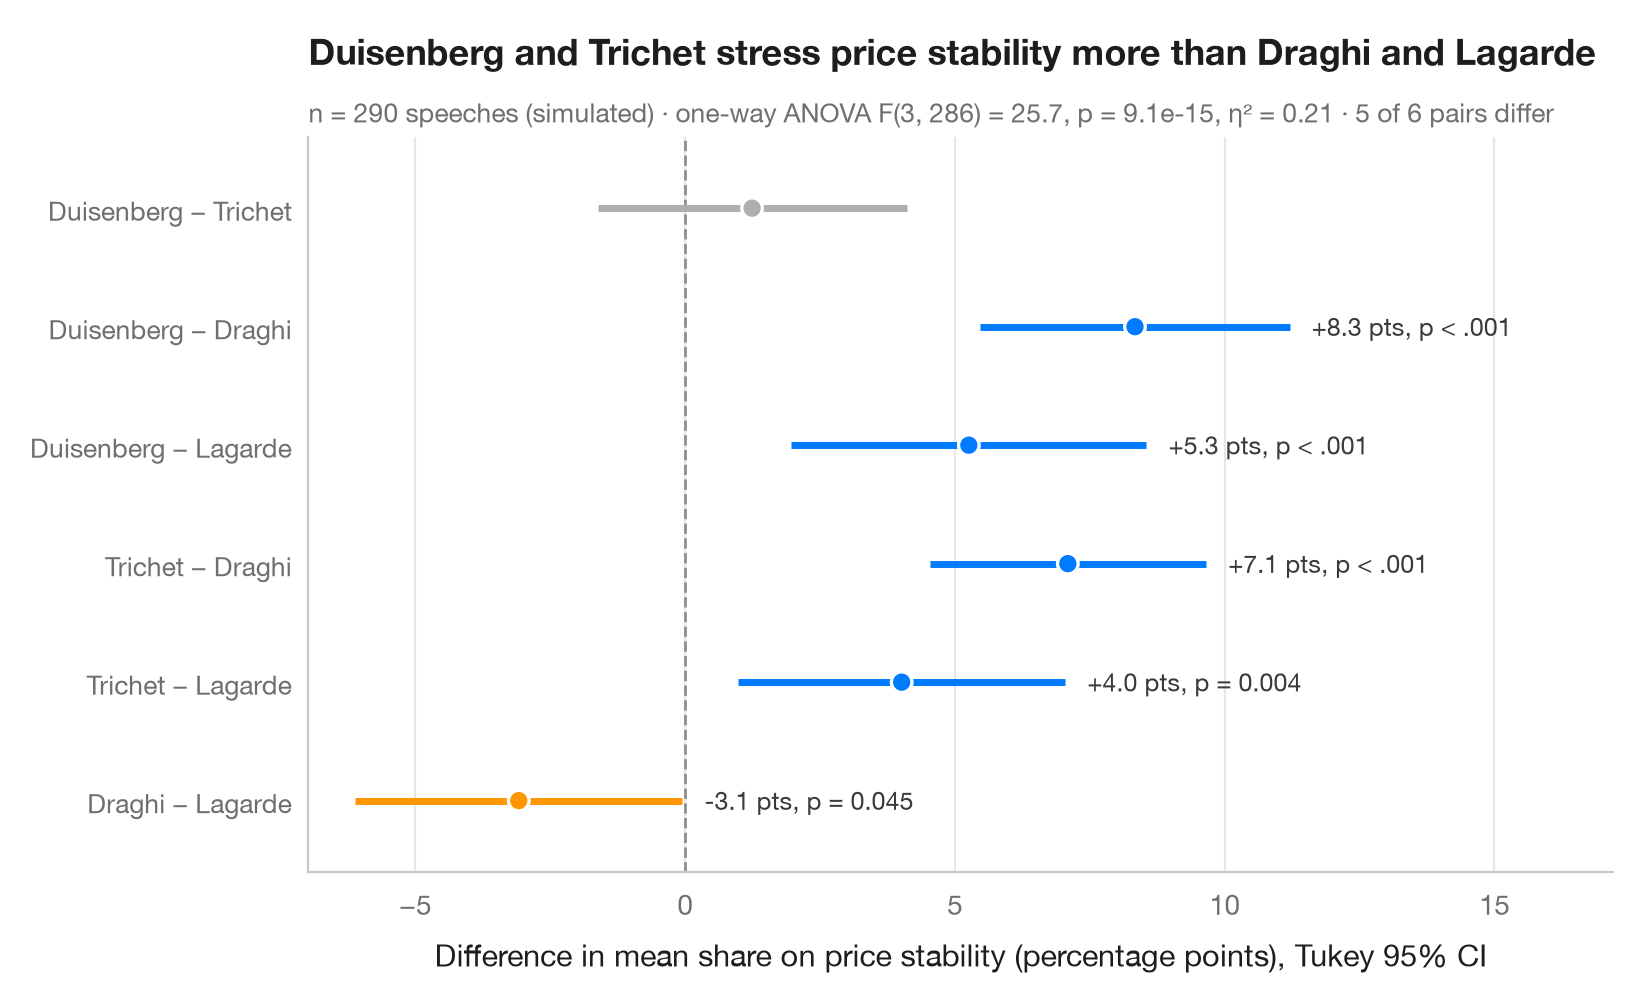

Here is the Python script that generated this plot:
"""
title: Tukey HSD intervals
summary: Simultaneous 95% confidence intervals for every pairwise difference in means.
r: TukeyHSD() + plot()
tags: [Tukey HSD, post hoc, multiple comparisons, ANOVA, confidence interval, central banking]
description: |
  After an ANOVA says "the groups differ", Tukey's honestly significant
  difference (HSD) says *which* pairs differ. Each row is one pairwise
  difference in means with a confidence interval that is widened so that all
  intervals hold **simultaneously** at 95%. Intervals that do not cross zero are
  coloured: blue when the first group's mean is higher, orange when it is lower.

  The setting is Sanger & Warin (2020, *Global Economy Journal*), an NLP study
  of the speeches of the European Central Bank's presidents. The numbers here
  are **simulated** for illustration — the share of each speech devoted to
  price stability for n = 290 speeches by Duisenberg, Trichet, Draghi and
  Lagarde — and are not the paper's data or results. The intervals come from
  `statsmodels.stats.multicomp.pairwise_tukeyhsd`, the omnibus test from
  `scipy.stats.f_oneway`.
"""
import matplotlib.pyplot as plt
import numpy as np
import pandas as pd
from scipy import stats
from statsmodels.stats.multicomp import pairwise_tukeyhsd

# Simulated data, set in the context of Sanger & Warin (2020) [sanger2020ecb]

# Data: % of each speech on price stability, by ECB president (mean, SD, number of speeches)
rng = np.random.default_rng(2020)
spec = {"Duisenberg": (22, 7, 60), "Trichet": (19, 7, 90), "Draghi": (14, 6, 90),
        "Lagarde": (16, 7, 50)}
names = list(spec)
df = pd.DataFrame({"president": np.repeat(range(4), [n for _, _, n in spec.values()]),
                   "share": np.concatenate([np.clip(rng.normal(m, s, n), 0, 100)
                                            for m, s, n in spec.values()])})

# One-way ANOVA, then Tukey HSD on all 6 pairs
F, p = stats.f_oneway(*[g.share for _, g in df.groupby("president")])
k, n = len(names), len(df)
eta2 = F * (k - 1) / (F * (k - 1) + n - k)
tukey = pairwise_tukeyhsd(df.share, df.president)
res = pd.DataFrame(tukey._results_table.data[1:], columns=tukey._results_table.data[0])
# statsmodels reports group2 − group1; flip to read "group1 − group2"
res = res.assign(diff=-res.meandiff, low=-res.upper, high=-res.lower,
                 label=[f"{names[a]} − {names[b]}" for a, b in zip(res.group1, res.group2)])
res = res.iloc[::-1].reset_index(drop=True)  # first pair on top

colors = np.where(~res.reject, "#AEAEB2", np.where(res["diff"] > 0, "#007AFF", "#FF9500"))
fig, ax = plt.subplots(figsize=(8, 4.8))
y = np.arange(len(res))
ax.axvline(0, color="#8E8E93", lw=1, ls="--", zorder=1)
ax.hlines(y, res.low, res.high, color=colors, lw=2.5, zorder=2)
ax.scatter(res["diff"], y, s=55, color=colors, edgecolor="white", lw=1.2, zorder=3)
for yi, row in res[res.reject].iterrows():
    pv = "p < .001" if row["p-adj"] < 0.001 else f"p = {row['p-adj']:.3f}"
    ax.annotate(f"{row['diff']:+.1f} pts, {pv}", (row.high, yi), xytext=(8, 0),
                textcoords="offset points", va="center", fontsize=9, color="#3A3A3C")

ax.set_yticks(y, res.label, fontsize=9.5)
ax.set_ylim(-0.6, len(res) - 0.4)
ax.set_xlim(right=res.high.max() + 6)
ax.grid(axis="x"); ax.grid(axis="y", visible=False)
ax.set_xlabel("Difference in mean share on price stability (percentage points), Tukey 95% CI")
ax.set_title("Duisenberg and Trichet stress price stability more than Draghi and Lagarde", pad=26)
ax.text(0, 1.02, f"n = {n} speeches (simulated) · one-way ANOVA F({k - 1}, {n - k}) = {F:.1f}, "
        f"p = {p:.1e}, η² = {eta2:.2f} · {res.reject.sum()} of {len(res)} pairs differ",
        transform=ax.transAxes, fontsize=9.5, color="#6E6E73")
plt.show()
